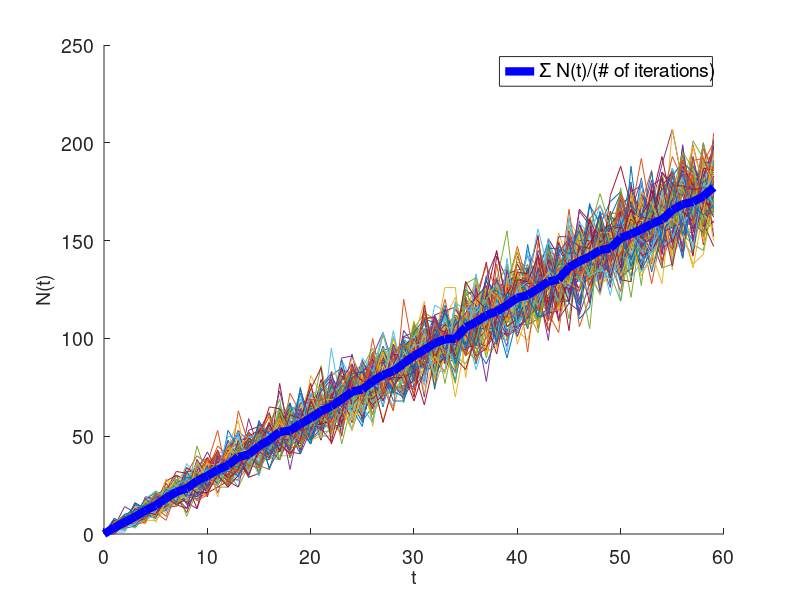

This chart was generated by the following MATLAB code: (Note: this script raises an error after producing the figure.)
function problem1a
close all;
lambda = 3;
n=175;
maxDays = 59;
b = 1000;
F = 0;
for t = 0:maxDays
    F = F + exp(n*log(lambda*t)-lambda*t-gammaln(n+1));
end

N = zeros(b,t);
for b = 1:100
    for t = 0:maxDays
        N(b,t+1) = poissrnd(lambda*t);
    end
end



t = 0:maxDays;
figure();
hold on;
for b = 1:100
    plot(t,N(b,:));
end



mean = sum(N)/b;
h = plot(t,mean,'LineWidth',6,'DisplayName','\Sigma N(t)/(# of iterations)','Color','b');
xlabel('t'); ylabel('N(t)');
lgd = legend(h);
set(findall(gcf,'-property','FontSize'),'FontSize',14);

saveTightFigure(h,'problem1a.pdf');


end
